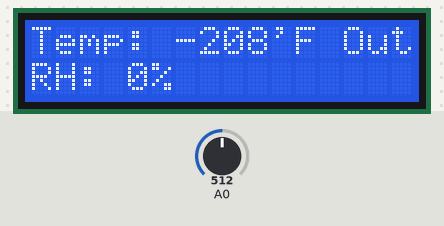
Bench run of a sketch on a simulated Arduino Uno, built with avr-gcc and run on an emulated ATmega328P. Shown: 16×2 character LCD. The test bench sets the inputs (shaded band); at power-on: A0 = 512.

Above: at 1.2 s.
1.3 s: A0 set to 716
At 2.7 s:
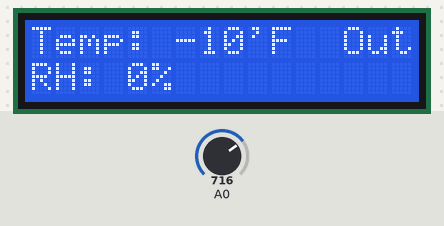
3.0 s: A0 set to 900
At 3.5 s:
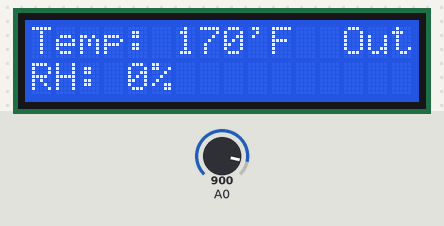
4.6 s: A0 set to 1023
At 5.2 s:
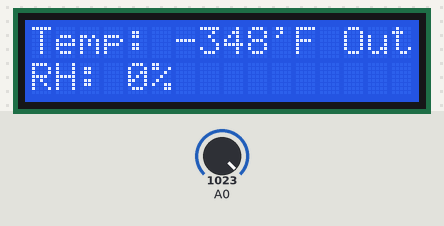
Timing chart, 0 to 7.6 s (numbered marks = the images above; inputs shaded):
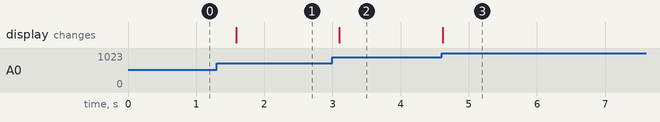

Measured:
- after the input at 1.3 s, the display: changes after 0.29 s (image 1)
- after the input at 3.0 s, the display: changes after 0.10 s (image 2)
- after the input at 4.6 s, the display: changes at once (image 3)

The sketch:

display_test.ino
```cpp
#include <LiquidCrystal.h>
LiquidCrystal lcd(7, 6, 5, 4, 3, 2);

//7->4
//6->6
//5->11
//4->12
//3->13
//2->14
//Gnd->1
//Vcc->2
//2.2k->3
//Gnd->5
//220->15
//Gnd->16
//A0 = Temp
//11 = RX

int humid = 0;
int temp = 0;
double tempf = 0;
double celcius = 0;
int fahrenheiti = 0;

void setup() {
  lcd.begin(16,2);
  pinMode(11, INPUT);
}

void loop() {

  temp = analogRead(A0);
  temp *= 100;
  temp = map(temp, 0, 1023, 0, 5);
  tempf = temp / 100.0;
  tempf -= 0.5;
  tempf *= 100;
  celcius = tempf;
  fahrenheiti = tempf * 2.0 + 32.0;

  lcd.clear();
  lcd.print("Temp: ");
  lcd.print(fahrenheiti);
  lcd.print("'F");
  lcd.setCursor(13, 0);
  lcd.print("Out");
  lcd.setCursor(0, 1);
  lcd.print("RH: ");
  lcd.print(humid);
  lcd.print("%");
  delay(500);
}
```
